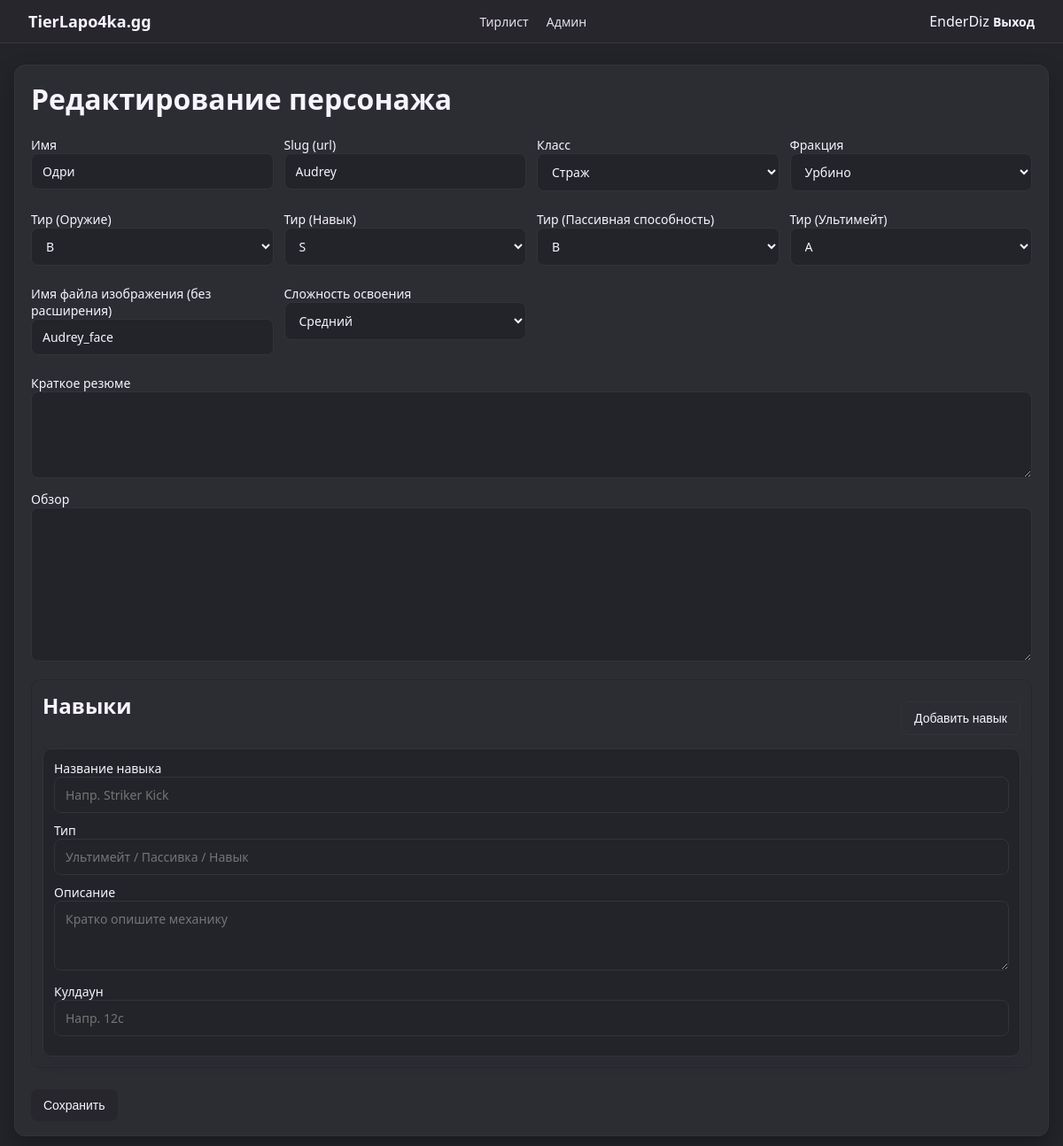
Page /admin/character/1/edit (signed in) on the committed database.
### models.py (models this page shows, shortened)
class User(db.Model):
    id = db.Column(db.Integer, primary_key=True)
    username = db.Column(db.String(64), unique=True, nullable=False)
    password_hash = db.Column(db.String(255), nullable=False)
    is_admin = db.Column(db.Boolean, default=False)

class Character(db.Model):
    id = db.Column(db.Integer, primary_key=True)
    name = db.Column(db.String(128), nullable=False)
    slug = db.Column(db.String(128), unique=True, nullable=False)
    class_name = db.Column(db.String(32))
    faction = db.Column(db.String(32))
    tier_weapon = db.Column(db.String(3))
    tier_skill = db.Column(db.String(3))
    tier_passive = db.Column(db.String(3))
    tier_ultimate = db.Column(db.String(3))
    difficulty = db.Column(db.String(32))  # НОВОЕ: сложность освоения
    short_summary = db.Column(db.Text)
    review = db.Column(db.Text)
    image_name = db.Column(db.String(255))
    skills = db.relationship("Skill", backref="character", lazy=True,
                             cascade="all, delete-orphan")

### app.py (the view, shortened to what this page needs)
    @app.route("/admin/character/<int:char_id>/edit", methods=["GET", "POST"])
    @admin_required
    def admin_edit_character(char_id):
        ch = Character.query.get_or_404(char_id)
        return render_template("admin_edit_character.html", character=ch)

### auth.py (called while the page is built)
def get_current_user():
    user_id = session.get("user_id")
    if user_id is None:
        return None
    return User.query.get(user_id)

def admin_required(view_func):
    @wraps(view_func)
    def wrapper(*args, **kwargs):
        user = get_current_user()
        if not user or not user.is_admin:
            flash("Недостаточно прав.", "error")
            return redirect(url_for("login"))
        return view_func(*args, **kwargs)
    return wrapper

### templates/admin_edit_character.html (shortened to what this page needs)
{% extends "base.html" %}
{% if character %}
    {% set page_title = "Редактирование персонажа" %}
{% else %}
    {% set page_title = "Новый персонаж" %}
{% endif %}
{% block extra_css %}
<link rel="stylesheet" href="{{ url_for('static', filename='admin.css') }}">
{% endblock %}
{% block content %}
<div class="card">
    <h1>{{ page_title }}</h1>
    <form method="post">
        <div class="form-grid">
            <label>Имя
                <input type="text" name="name" value="{{ character.name if character else '' }}" required>
            </label>
            <label>Slug (url)
                <input type="text" name="slug" value="{{ character.slug if character else '' }}" required>
            </label>
            <label>Класс
                {% set cls = character.class_name if character else '' %}
                <select name="class_name">
                    <option value="Страж" {% if cls=='Страж' %}selected{% endif %}>Страж</option>
                </select>
            </label>
            <label>Фракция
                {% set f = character.faction if character else '' %}
                <select name="faction">
                    <option value="Урбино" {% if f=='Урбино' %}selected{% endif %}>Урбино</option>
                </select>
            </label>
            {% set tw = character.tier_weapon if character else '' %}
            {% set ts = character.tier_skill if character else '' %}
            {% set tp = character.tier_passive if character else '' %}
            {% set tu = character.tier_ultimate if character else '' %}
            {% set tier_options = ['D','C','B','A','S','SS','SSS'] %}
            <label>Тир (Оружие)
                <select name="tier_weapon">
                    {% for v in tier_options %}
                    <option value="{{ v }}" {% if tw==v %}selected{% endif %}>{{ v }}</option>
                    {% endfor %}
                </select>
            </label>
            <label>Тир (Навык)
                <select name="tier_skill">
                    {% for v in tier_options %}
                    <option value="{{ v }}" {% if ts==v %}selected{% endif %}>{{ v }}</option>
                    {% endfor %}
                </select>
            </label>
            <label>Тир (Пассивная способность)
                <select name="tier_passive">
                    {% for v in tier_options %}
                    <option value="{{ v }}" {% if tp==v %}selected{% endif %}>{{ v }}</option>
                    {% endfor %}
                </select>
            </label>
            <label>Тир (Ультимейт)
                <select name="tier_ultimate">
                    {% for v in tier_options %}
                    <option value="{{ v }}" {% if tu==v %}selected{% endif %}>{{ v }}</option>
                    {% endfor %}
                </select>
            </label>
            <label>Имя файла изображения (без расширения)
                <input type="text" name="image_name"
                       value="{{ character.image_name.rsplit('.', 1)[0] if character and character.image_name else '' }}">
            </label>
            <label>Сложность освоения
                {% set raw_diff = character.difficulty if character else '' %}
                {% set diff = 'Лёгкий' if raw_diff == 'Для новичков' else raw_diff %}
                <select name="difficulty">
                    <option value="Средний" {% if diff=='Средний' %}selected{% endif %}>Средний</option>
                </select>
            </label>
        </div>
        <label>Краткое резюме
            <textarea name="short_summary" rows="4">{{ character.short_summary if character else '' }}</textarea>
        </label>
        <label>Обзор
            <textarea name="review" rows="8">{{ character.review if character else '' }}</textarea>
        </label>
        <div class="skills-form">
            <div class="skills-form__header">
                <h2>Навыки</h2>
                <button type="button" class="btn btn-ghost" id="add-skill-btn">Добавить навык</button>
            </div>
            <div id="skills-list">
                {% set skills = character.skills if character and character.skills else [None] %}
                {% for skill in skills %}
                    <div class="skill-form-row">
                        <label>Название навыка
                            <input type="text" name="skill_name" value="{{ skill.name if skill else '' }}" placeholder="Напр. Striker Kick">
                        </label>
                        <label>Тип
                            <input type="text" name="skill_type" value="{{ skill.type if skill else '' }}" placeholder="Ультимейт / Пассивка / Навык">
                        </label>
                        <label>Описание
                            <textarea name="skill_description" rows="3" placeholder="Кратко опишите механику">{{ skill.description if skill else '' }}</textarea>
                        </label>
                        <label>Кулдаун
                            <input type="text" name="skill_cooldown" value="{{ skill.cooldown if skill else '' }}" placeholder="Напр. 12с">
                        </label>
                    </div>
                {% endfor %}
            </div>
        </div>
        <button type="submit">Сохранить</button>
    </form>
</div>
{% endblock %}

### templates/base.html (shortened to what this page needs)
<!doctype html>
<html lang="en">
<head>
    <link rel="stylesheet" href="{{ url_for('static', filename='style.css') }}">
    {% block extra_css %}{% endblock %}
</head>
<body>
<header class="top-nav">
    <a class="logo" href="{{ url_for('tier_list') }}">TierLapo4ka.gg</a>
    <nav>
        <a href="{{ url_for('tier_list') }}">Тирлист</a>
        {% if current_user and current_user.is_admin %}
            <a href="{{ url_for('admin_dashboard') }}">Админ</a>
        {% endif %}
    </nav>
    <div class="user-block">
        {% if current_user %}
            <span>{{ current_user.username }}</span>
            <a href="{{ url_for('logout') }}">Выход</a>
        {% else %}
            <a href="{{ url_for('login') }}">Авторизация</a>
        {% endif %}
    </div>
</header>
<main class="page-container {% block page_class %}{% endblock %}">
    {% block content %}{% endblock %}
</main>
</body>
</html>

### static/style.css (style rules this page uses)
body { margin: 0; font-family: system-ui, -apple-system, BlinkMacSystemFont, "Segoe UI", sans-serif; background: #23242a; color: #F8F4FF; }
a { color: inherit; text-decoration: none; }
.top-nav { position: sticky; top: 0; z-index: 10; display: flex; align-items: center; justify-content: space-between; padding: 12px 32px; background: #28262d; border-bottom: 1px solid #33343a; color: #F8F4FF; backdrop-filter: blur(8px); }
.logo { font-weight: 700; font-size: 18px; }
.top-nav nav a { margin-right: 16px; font-size: 14px; opacity: 0.9; }
.user-block a { font-size: 14px; font-weight: 600; }
.page-container { max-width: 1280px; margin: 24px auto 40px; padding: 0 16px; }
.card { background: #2c2d33; border-radius: 12px; padding: 16px 18px; margin-bottom: 20px; border: 1px solid #33343a; box-shadow: 0 10px 25px rgba(0, 0, 0, 0.28); }
h1, h2, h3 { margin-top: 0; color: #F8F4FF; }
label { display: block; font-size: 14px; margin-bottom: 10px; color: #F8F4FF; }
input[type="text"], input[type="password"], textarea, select { width: 100%; background: #23242a; border-radius: 8px; border: 1px solid #33343a; padding: 10px 12px; color: #F8F4FF; font: inherit; box-sizing: border-box; }
button, .btn { display: inline-block; padding: 10px 14px; border-radius: 8px; border: none; background: #28262d; color: #F8F4FF; font-size: 14px; cursor: pointer; margin-top: 8px; transition: filter 0.12s ease, transform 0.12s ease; }

### static/admin.css (style rules this page uses)
.form-grid { display: grid; grid-template-columns: repeat(auto-fit, minmax(240px, 1fr)); gap: 12px; margin-bottom: 12px; }
.skills-form { margin: 16px 0; padding: 12px; border-radius: 10px; background: #2c2d33; border: 1px solid #28262d; }
.skills-form__header { display: flex; align-items: center; justify-content: space-between; gap: 10px; margin-bottom: 12px; }
.skill-form-row { padding: 12px; border-radius: 10px; background: #23242a; border: 1px solid #33343a; box-shadow: 0 8px 18px rgba(19, 25, 44, 0.05); margin-bottom: 12px; }
.skill-form-row:last-child { margin-bottom: 0; }
.btn-ghost { background: transparent; color: #F8F4FF; border: 1px solid #33343a; }

### rows in the picture
User: username "EnderDiz"
Character: name "Одри", slug "Audrey", class_name "Страж", faction "Урбино", image_name "Audrey_face", difficulty "Средний"

### other values in the picture
{{ page_title }} "Редактирование персонажа"
form field tier_weapon "B"
form field tier_skill "S"
form field tier_passive "B"
form field tier_ultimate "A"
